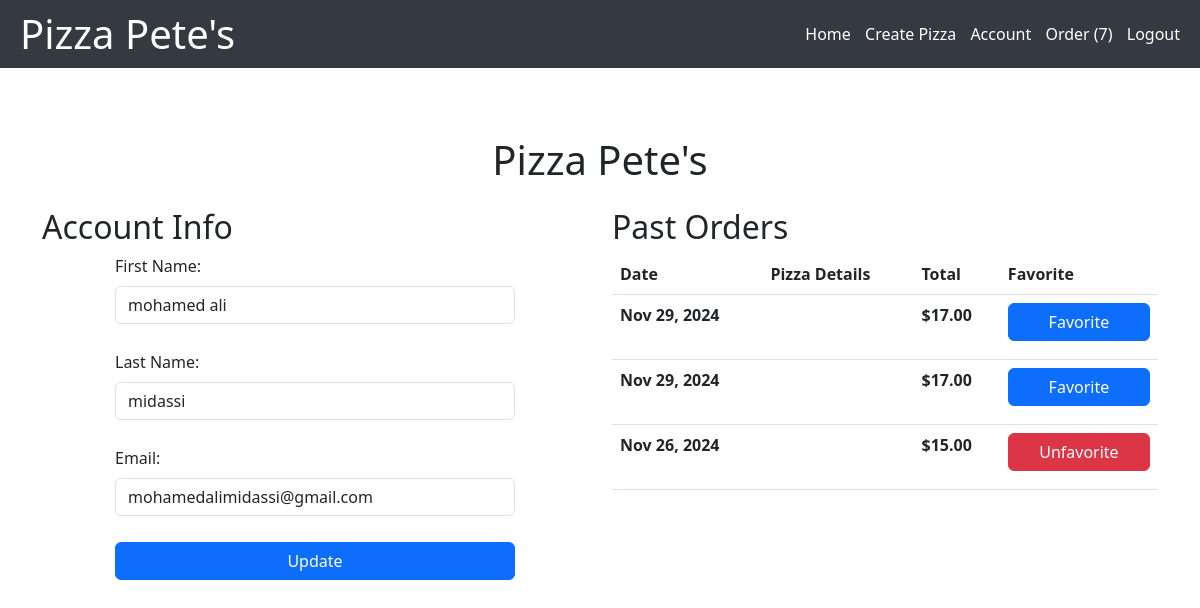
The page /show/ (signed in) on the database as committed earlier.
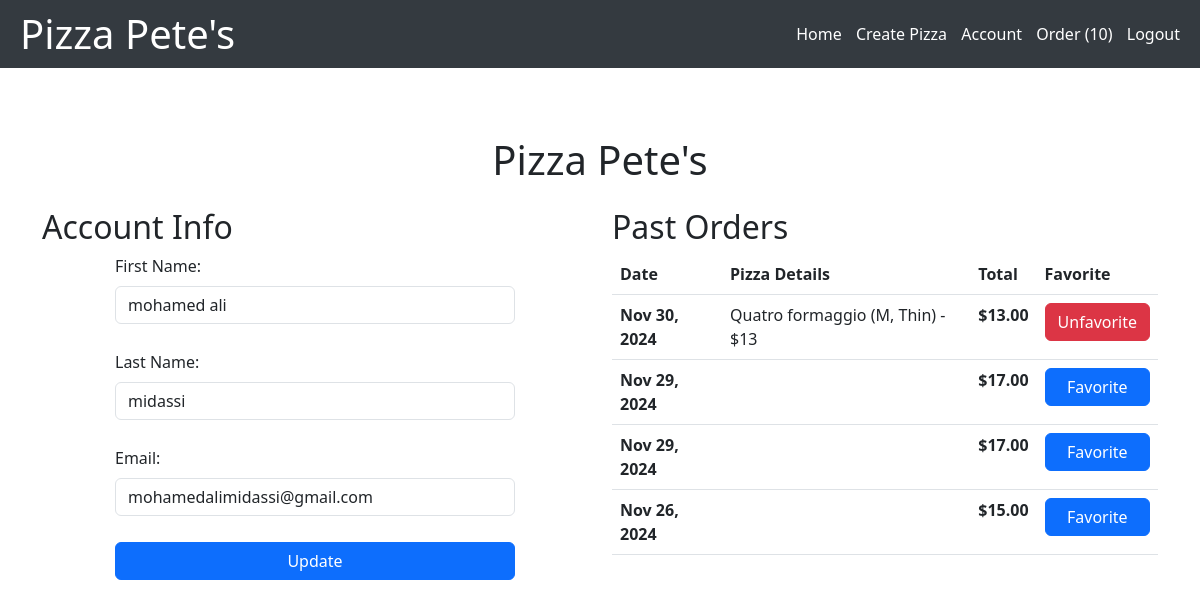
The same page on the database as committed later.
### PizzaTimeApp/models.py (models this page shows, shortened)
class Order(models.Model):
    user = models.ForeignKey(User, on_delete=models.CASCADE)
    pizzas = models.ManyToManyField(Pizza, related_name='orders')
    is_completed = models.BooleanField(default=False)
    total_price = models.DecimalField(max_digits=6, decimal_places=2, default=0.0)
    created_at = models.DateTimeField(auto_now_add=True)
    favorite = models.BooleanField(default=False)

class Pizza(models.Model):
    SIZE_CHOICES = [('S', 'Small'), ('M', 'Medium'), ('L', 'Large')]
    CRUST_CHOICES = [('Thin', 'Thin Crust'), ('Thick', 'Thick Crust')]
    name = models.CharField(max_length=100, blank=True)
    size = models.CharField(max_length=1, choices=SIZE_CHOICES)
    crust = models.CharField(max_length=5, choices=CRUST_CHOICES)
    toppings = models.ManyToManyField('Topping')
    def get_price(self):
        base_price = 0
        if self.size == 'S':
            base_price += 2
        elif self.size == 'M':
            base_price += 4
        else:
            base_price += 6
        if self.crust == 'Thin':
            base_price += 1
        else:
            base_price += 3
        base_price += len(self.toppings.all()) * 2
        return base_price

### PizzaTimeApp/views.py (the view)
# urls.py: path('show/', views.ShowOne, name='show'),
@login_required
def ShowOne(request):
    order_count = Order.objects.count()
    if request.method == 'POST':
        order_id = request.POST.get('order_id')
        if order_id:
            order = Order.objects.get(id=order_id, user=request.user)
            order.favorite = not order.favorite
            order.save()
    user_infos = request.user
    orders = Order.objects.filter(user=user_infos).order_by('-created_at')
    return render(request, 'showorders.html', {'user_infos': user_infos, 'orders': orders, 'order_count': order_count})

### PizzaTimeApp/templates/showorders.html (shortened to what this page needs)
<!DOCTYPE html>
<html lang="en">
<head>
    {% load static %}
    <link rel="stylesheet" href="{% static 'css/style.css' %}">
    <link href="https://cdn.jsdelivr.net/npm/bootstrap@5.3.0-alpha1/dist/css/bootstrap.min.css" rel="stylesheet">
</head>
<body>
    <header>
        <h1>Pizza Pete's</h1>
        <nav>
            <a href="/home/">Home</a>
            {% if user.is_authenticated %}
            <a href="/craft">Create Pizza</a>
            <a href="/show">Account</a>
            <a href="/order">Order ({{ order_count }})</a>
            <a href="/logout">Logout</a>
            {% else %}
            <a href="/login">Login</a>
            {% endif %}
        </nav>
    </header>
    <main>
        <div class="container my-5">
            <h1 class="text-center mb-4">Pizza Pete's</h1>
            <div class="row">
                <div class="col-md-6">
                    <h2>Account Info</h2>
                    <form method="post" action="/updateinfos/">
                        <div class="mb-3">
                            <label for="first_name" class="form-label">First Name:</label>
                            <input type="text" class="form-control" id="first_name" name="first_name"
                                value="{{ user_infos.first_name }}">
                        </div>
                        <div class="mb-3">
                            <label for="last_name" class="form-label">Last Name:</label>
                            <input type="text" class="form-control" id="last_name" name="last_name"
                                value="{{ user_infos.last_name }}">
                        </div>
                        <div class="mb-3">
                            <label for="email" class="form-label">Email:</label>
                            <input type="email" class="form-control" id="email" name="email"
                                value="{{ user_infos.email }}">
                        </div>
                        <button type="submit" class="btn btn-primary">Update</button>
                    </form>
                </div>
                <div class="col-md-6">
                    <h2>Past Orders</h2>
                    {% if orders %}
                    <table class="table">
                        <thead>
                            <tr>
                                <th>Date</th>
                                <th>Pizza Details</th>
                                <th>Total</th>
                                <th>Favorite</th>
                            </tr>
                        </thead>
                        <tbody>
                            {% for order in orders %}
                            <tr>
                                <td><strong>{{ order.created_at|date:"M d, Y" }}</strong></td>
                                <td>
                                    {% for pizza in order.pizzas.all %}
                                    {{ pizza.name }} ({{ pizza.size }}, {{ pizza.crust }}) - ${{ pizza.get_price }}<br>
                                    {% endfor %}
                                </td>
                                <td><strong>${{ order.total_price }}</strong></td>
                                <td>
                                    {% if not order.favorite %}
                                    <form method="post" action="/makefavorite/">
                                        <button type="submit" class="btn btn-primary">Favorite</button>
                                    </form>
                                    {% else %}
                                    <form method="post" action="/makeunfavorite/">
                                        <button type="submit" class="btn btn-danger">Unfavorite</button>
                                    </form>
                                    {% endif %}
                                </td>
                            </tr>
                            {% endfor %}
                        </tbody>
                    </table>
                    {% else %}
                    <p>No past orders found.</p>
                    {% endif %}
                </div>
            </div>
        </div>
    </main>
</body>
</html>

### PizzaTimeApp/static/css/style.css (style rules this page uses)
body { font-family: Arial, sans-serif; margin: 0; padding: 0; background-color: #f8f9fa; }
header { background-color: #343a40; color: white; padding: 10px 20px; display: flex; justify-content: space-between; align-items: center; }
header h1 { margin: 0; }
header a { color: white; text-decoration: none; margin-left: 10px; }
main { padding: 20px; }
form { display: flex; flex-direction: column; max-width: 400px; margin: auto; }
form label, form input, form button { margin-bottom: 10px; }
form button { background-color: #28a745; color: white; border: none; padding: 10px; cursor: pointer; }

Rows that differ between the two databases and show on the page:
added Order: created_at "Nov 30, 2024", total_price "13.00"
now on this page (row unchanged): Pizza: name "Quatro formaggio", size "M", crust "Thin", get_price "13"
changed Order "Nov 26, 2024": favorite "Unfavorite" → "Favorite"
Other text that changed with them:
{{ order_count }}: "7" → "10"
